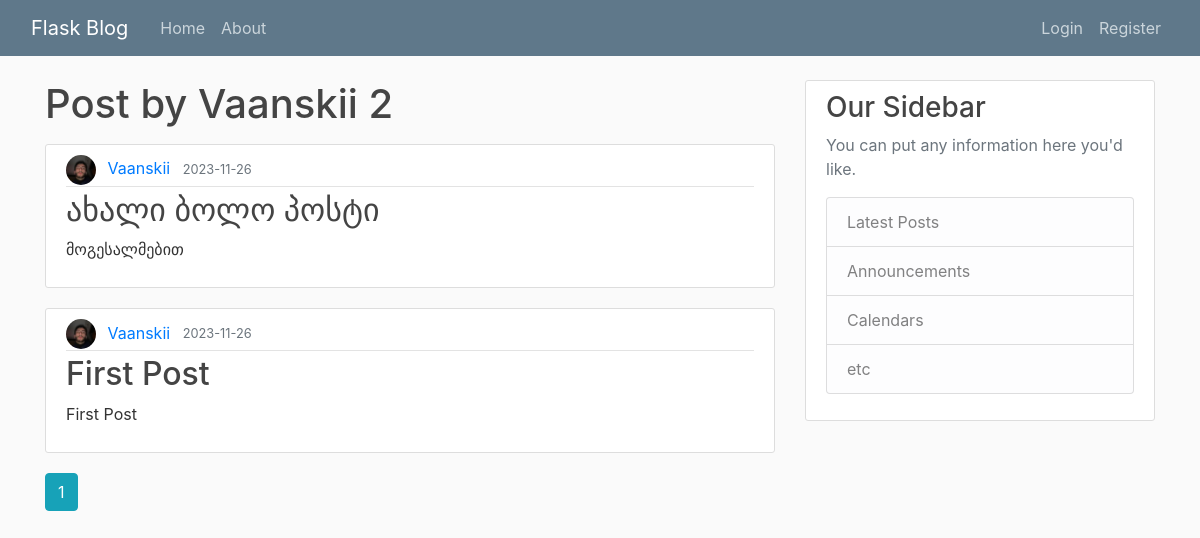
The page /user/Vaanskii on the database its author committed.
### flaskblog/models.py (models this page shows, shortened)
class User(db.Model, UserMixin):
    id = db.Column(db.Integer, primary_key=True)
    username = db.Column(db.String(20), unique=True, nullable=False)
    email = db.Column(db.String(120), unique=True, nullable=False)
    image_file = db.Column(db.String(20), nullable=False, default='default.jpg')
    password = db.Column(db.String(60), nullable=False)
    posts = db.relationship('Post', backref='author', lazy=True)

class Post(db.Model):
    id = db.Column(db.Integer, primary_key=True)
    title = db.Column(db.String(100), nullable=False)
    date_posted = db.Column(db.DateTime, nullable=False, default=datetime.utcnow)
    content = db.Column(db.Text, nullable=False)
    user_id = db.Column(db.Integer, db.ForeignKey('user.id'), nullable=False)

### flaskblog/routes.py (the view)
@app.route('/user/<string:username>')
def user_posts(username):
    page = request.args.get('page', 1, type=int)
    user = User.query.filter_by(username=username).first_or_404()
    posts = Post.query.filter_by(author=user)\
            .order_by(Post.date_posted.desc())\
            .paginate(page=page, per_page=5)
    return render_template('user_posts.html', posts=posts, user=user)

### flaskblog/templates/user_posts.html
{% extends "layout.html" %}
{% block content %}
    <h1 class="mb-3">Post by {{ user.username }} {{ posts.total }} </h1>
    {% for post in posts.items %}
    <article class="media content-section">
        <div class="media-body">
          <div class="article-metadata">
            <img class="rounded-circle article-img" src="{{ url_for('static', filename='profile_pics/' + post.author.image_file) }}" alt="">
            <a class="mr-2" href="{{ url_for('user_posts', username=post.author.username) }}">{{ post.author.username }}</a>
            <small class="text-muted">{{ post.date_posted.strftime('%Y-%m-%d') }}</small>
          </div>
          <h2><a class="article-title" href="{{ url_for('post', post_id=post.id) }}">{{ post.title }}</a></h2>
          <p class="article-content">{{ post.content }}</p>
        </div>
    </article>
    {% endfor %}
    {% for page_num in posts.iter_pages(left_edge=1, right_edge=1, left_current=1, right_current=2) %}
        {% if page_num %}
            {% if posts.page == page_num %}
                <a class="btn btn-info mb-4" href="{{ url_for('user_posts', username=user.username, page=page_num) }}">{{ page_num }}</a>
            {% else %}
                <a class="btn btn-outline-info mb-4" href="{{ url_for('user_posts', username=user.username, page=page_num) }}">{{ page_num }}</a>
            {% endif %}
        {% else %}
            ...
        {% endif %}
    {% endfor %}
{% endblock content %}

### flaskblog/static/main.css (style rules this page uses)
body { background: #fafafa; color: #333333; margin-top: 5rem; }
h1, h2, h3, h4, h5, h6 { color: #444444; }
.content-section { background: #ffffff; padding: 10px 20px; border: 1px solid #dddddd; border-radius: 3px; margin-bottom: 20px; }
.article-title { color: #444444; }
.article-content { white-space: pre-line; }
.article-img { height: 65px; width: 65px; margin-right: 16px; }
.article-metadata { padding-bottom: 1px; margin-bottom: 4px; border-bottom: 1px solid #e3e3e3 }
.article-img { width:30px; height: 30px; margin-right:7px; }

### rows shown on the page
User: username "Vaanskii"
Post: image_file (picture), author.username "Vaanskii", date_posted "2023-11-26", title "ახალი ბოლო პოსტი", content "მოგესალმებით"
Post: image_file (picture), author.username "Vaanskii", date_posted "2023-11-26", title "First Post", content "First Post"

### other values the page prints
{{ posts.total }} "2"
{{ page_num }} "1"
